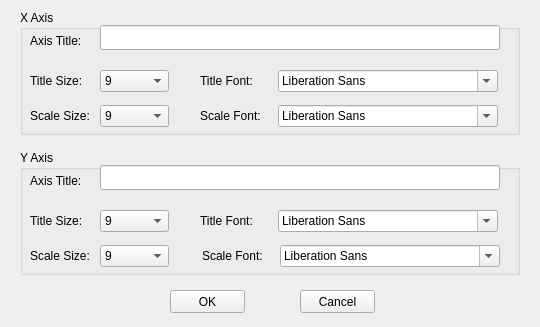
<?xml version="1.0" encoding="UTF-8"?>
<ui version="4.0">
 <class>NewGeneWindowDialogSetAxis</class>
 <widget class="QMainWindow" name="NewGeneWindowDialogSetAxis">
  <property name="geometry">
   <rect>
    <x>0</x>
    <y>0</y>
    <width>540</width>
    <height>327</height>
   </rect>
  </property>
  <property name="windowTitle">
   <string>Set Axis Feature</string>
  </property>
  <widget class="QWidget" name="centralwidget">
   <widget class="QGroupBox" name="groupBoxYAxis">
    <property name="geometry">
     <rect>
      <x>20</x>
      <y>150</y>
      <width>500</width>
      <height>125</height>
     </rect>
    </property>
    <property name="title">
     <string>Y Axis</string>
    </property>
    <widget class="QLabel" name="labelYAxisTitle">
     <property name="geometry">
      <rect>
       <x>10</x>
       <y>25</y>
       <width>70</width>
       <height>12</height>
      </rect>
     </property>
     <property name="text">
      <string>Axis Title:</string>
     </property>
    </widget>
    <widget class="QLineEdit" name="lineEditYTitle">
     <property name="geometry">
      <rect>
       <x>80</x>
       <y>15</y>
       <width>400</width>
       <height>25</height>
      </rect>
     </property>
    </widget>
    <widget class="QLabel" name="labelYAxisTitle_2">
     <property name="geometry">
      <rect>
       <x>10</x>
       <y>65</y>
       <width>70</width>
       <height>12</height>
      </rect>
     </property>
     <property name="text">
      <string>Title Size:</string>
     </property>
    </widget>
    <widget class="QComboBox" name="comboBoxYTitleSize">
     <property name="geometry">
      <rect>
       <x>80</x>
       <y>60</y>
       <width>69</width>
       <height>22</height>
      </rect>
     </property>
     <item>
      <property name="text">
       <string>9</string>
      </property>
     </item>
     <item>
      <property name="text">
       <string>10</string>
      </property>
     </item>
     <item>
      <property name="text">
       <string>11</string>
      </property>
     </item>
     <item>
      <property name="text">
       <string>12</string>
      </property>
     </item>
     <item>
      <property name="text">
       <string>13</string>
      </property>
     </item>
     <item>
      <property name="text">
       <string>14</string>
      </property>
     </item>
     <item>
      <property name="text">
       <string>15</string>
      </property>
     </item>
     <item>
      <property name="text">
       <string>16</string>
      </property>
     </item>
     <item>
      <property name="text">
       <string>17</string>
      </property>
     </item>
     <item>
      <property name="text">
       <string>18</string>
      </property>
     </item>
     <item>
      <property name="text">
       <string>19</string>
      </property>
     </item>
     <item>
      <property name="text">
       <string>20</string>
      </property>
     </item>
     <item>
      <property name="text">
       <string>21</string>
      </property>
     </item>
     <item>
      <property name="text">
       <string>22</string>
      </property>
     </item>
     <item>
      <property name="text">
       <string>23</string>
      </property>
     </item>
     <item>
      <property name="text">
       <string>24</string>
      </property>
     </item>
     <item>
      <property name="text">
       <string>25</string>
      </property>
     </item>
    </widget>
    <widget class="QFontComboBox" name="fontComboBoxYTitleFont">
     <property name="geometry">
      <rect>
       <x>258</x>
       <y>60</y>
       <width>220</width>
       <height>22</height>
      </rect>
     </property>
    </widget>
    <widget class="QLabel" name="labelYAxisTitleFont">
     <property name="geometry">
      <rect>
       <x>180</x>
       <y>65</y>
       <width>70</width>
       <height>12</height>
      </rect>
     </property>
     <property name="text">
      <string>Title Font:</string>
     </property>
    </widget>
    <widget class="QLabel" name="labelXScaleSize_2">
     <property name="geometry">
      <rect>
       <x>10</x>
       <y>100</y>
       <width>70</width>
       <height>12</height>
      </rect>
     </property>
     <property name="text">
      <string>Scale Size:</string>
     </property>
    </widget>
    <widget class="QComboBox" name="comboBoxYScaleSize">
     <property name="geometry">
      <rect>
       <x>80</x>
       <y>95</y>
       <width>69</width>
       <height>22</height>
      </rect>
     </property>
     <item>
      <property name="text">
       <string>9</string>
      </property>
     </item>
     <item>
      <property name="text">
       <string>10</string>
      </property>
     </item>
     <item>
      <property name="text">
       <string>11</string>
      </property>
     </item>
     <item>
      <property name="text">
       <string>12</string>
      </property>
     </item>
     <item>
      <property name="text">
       <string>13</string>
      </property>
     </item>
     <item>
      <property name="text">
       <string>14</string>
      </property>
     </item>
     <item>
      <property name="text">
       <string>15</string>
      </property>
     </item>
     <item>
      <property name="text">
       <string>16</string>
      </property>
     </item>
     <item>
      <property name="text">
       <string>17</string>
      </property>
     </item>
     <item>
      <property name="text">
       <string>18</string>
      </property>
     </item>
     <item>
      <property name="text">
       <string>19</string>
      </property>
     </item>
     <item>
      <property name="text">
       <string>20</string>
      </property>
     </item>
     <item>
      <property name="text">
       <string>21</string>
      </property>
     </item>
     <item>
      <property name="text">
       <string>22</string>
      </property>
     </item>
     <item>
      <property name="text">
       <string>23</string>
      </property>
     </item>
     <item>
      <property name="text">
       <string>24</string>
      </property>
     </item>
     <item>
      <property name="text">
       <string>25</string>
      </property>
     </item>
    </widget>
    <widget class="QFontComboBox" name="fontComboBoxYScaleFont">
     <property name="geometry">
      <rect>
       <x>260</x>
       <y>95</y>
       <width>220</width>
       <height>22</height>
      </rect>
     </property>
    </widget>
    <widget class="QLabel" name="labelXScaleFont_2">
     <property name="geometry">
      <rect>
       <x>182</x>
       <y>100</y>
       <width>70</width>
       <height>12</height>
      </rect>
     </property>
     <property name="text">
      <string>Scale Font:</string>
     </property>
    </widget>
   </widget>
   <widget class="QGroupBox" name="groupBoxXAxis">
    <property name="geometry">
     <rect>
      <x>20</x>
      <y>10</y>
      <width>500</width>
      <height>125</height>
     </rect>
    </property>
    <property name="title">
     <string>X Axis</string>
    </property>
    <widget class="QLabel" name="labelXAxisTitle">
     <property name="geometry">
      <rect>
       <x>10</x>
       <y>25</y>
       <width>70</width>
       <height>12</height>
      </rect>
     </property>
     <property name="text">
      <string>Axis Title:</string>
     </property>
    </widget>
    <widget class="QLineEdit" name="lineEditXTitle">
     <property name="geometry">
      <rect>
       <x>80</x>
       <y>15</y>
       <width>400</width>
       <height>25</height>
      </rect>
     </property>
    </widget>
    <widget class="QLabel" name="labelXAxisTitleSize">
     <property name="geometry">
      <rect>
       <x>10</x>
       <y>65</y>
       <width>70</width>
       <height>12</height>
      </rect>
     </property>
     <property name="text">
      <string>Title Size:</string>
     </property>
    </widget>
    <widget class="QComboBox" name="comboBoxXTitleSize">
     <property name="geometry">
      <rect>
       <x>80</x>
       <y>60</y>
       <width>69</width>
       <height>22</height>
      </rect>
     </property>
     <item>
      <property name="text">
       <string>9</string>
      </property>
     </item>
     <item>
      <property name="text">
       <string>10</string>
      </property>
     </item>
     <item>
      <property name="text">
       <string>11</string>
      </property>
     </item>
     <item>
      <property name="text">
       <string>12</string>
      </property>
     </item>
     <item>
      <property name="text">
       <string>13</string>
      </property>
     </item>
     <item>
      <property name="text">
       <string>14</string>
      </property>
     </item>
     <item>
      <property name="text">
       <string>15</string>
      </property>
     </item>
     <item>
      <property name="text">
       <string>16</string>
      </property>
     </item>
     <item>
      <property name="text">
       <string>17</string>
      </property>
     </item>
     <item>
      <property name="text">
       <string>18</string>
      </property>
     </item>
     <item>
      <property name="text">
       <string>19</string>
      </property>
     </item>
     <item>
      <property name="text">
       <string>20</string>
      </property>
     </item>
     <item>
      <property name="text">
       <string>21</string>
      </property>
     </item>
     <item>
      <property name="text">
       <string>22</string>
      </property>
     </item>
     <item>
      <property name="text">
       <string>23</string>
      </property>
     </item>
     <item>
      <property name="text">
       <string>24</string>
      </property>
     </item>
     <item>
      <property name="text">
       <string>25</string>
      </property>
     </item>
    </widget>
    <widget class="QFontComboBox" name="fontComboBoxXTitleFont">
     <property name="geometry">
      <rect>
       <x>258</x>
       <y>60</y>
       <width>220</width>
       <height>22</height>
      </rect>
     </property>
    </widget>
    <widget class="QLabel" name="labelXAxisTitleSize_2">
     <property name="geometry">
      <rect>
       <x>180</x>
       <y>65</y>
       <width>70</width>
       <height>12</height>
      </rect>
     </property>
     <property name="text">
      <string>Title Font:</string>
     </property>
    </widget>
    <widget class="QLabel" name="labelXScaleSize">
     <property name="geometry">
      <rect>
       <x>10</x>
       <y>100</y>
       <width>70</width>
       <height>12</height>
      </rect>
     </property>
     <property name="text">
      <string>Scale Size:</string>
     </property>
    </widget>
    <widget class="QComboBox" name="comboBoxXScaleSize">
     <property name="geometry">
      <rect>
       <x>80</x>
       <y>95</y>
       <width>69</width>
       <height>22</height>
      </rect>
     </property>
     <item>
      <property name="text">
       <string>9</string>
      </property>
     </item>
     <item>
      <property name="text">
       <string>10</string>
      </property>
     </item>
     <item>
      <property name="text">
       <string>11</string>
      </property>
     </item>
     <item>
      <property name="text">
       <string>12</string>
      </property>
     </item>
     <item>
      <property name="text">
       <string>13</string>
      </property>
     </item>
     <item>
      <property name="text">
       <string>14</string>
      </property>
     </item>
     <item>
      <property name="text">
       <string>15</string>
      </property>
     </item>
     <item>
      <property name="text">
       <string>16</string>
      </property>
     </item>
     <item>
      <property name="text">
       <string>17</string>
      </property>
     </item>
     <item>
      <property name="text">
       <string>18</string>
      </property>
     </item>
     <item>
      <property name="text">
       <string>19</string>
      </property>
     </item>
     <item>
      <property name="text">
       <string>20</string>
      </property>
     </item>
     <item>
      <property name="text">
       <string>21</string>
      </property>
     </item>
     <item>
      <property name="text">
       <string>22</string>
      </property>
     </item>
     <item>
      <property name="text">
       <string>23</string>
      </property>
     </item>
     <item>
      <property name="text">
       <string>24</string>
      </property>
     </item>
     <item>
      <property name="text">
       <string>25</string>
      </property>
     </item>
    </widget>
    <widget class="QLabel" name="labelXScaleFont">
     <property name="geometry">
      <rect>
       <x>180</x>
       <y>100</y>
       <width>70</width>
       <height>12</height>
      </rect>
     </property>
     <property name="text">
      <string>Scale Font:</string>
     </property>
    </widget>
    <widget class="QFontComboBox" name="fontComboBoxXScaleFont">
     <property name="geometry">
      <rect>
       <x>258</x>
       <y>95</y>
       <width>220</width>
       <height>22</height>
      </rect>
     </property>
    </widget>
   </widget>
   <widget class="QPushButton" name="pushButtonCancel">
    <property name="geometry">
     <rect>
      <x>300</x>
      <y>290</y>
      <width>75</width>
      <height>23</height>
     </rect>
    </property>
    <property name="text">
     <string>Cancel</string>
    </property>
   </widget>
   <widget class="QPushButton" name="pushButtonOK">
    <property name="geometry">
     <rect>
      <x>170</x>
      <y>290</y>
      <width>75</width>
      <height>23</height>
     </rect>
    </property>
    <property name="text">
     <string>OK</string>
    </property>
   </widget>
  </widget>
 </widget>
 <resources/>
 <connections/>
</ui>
